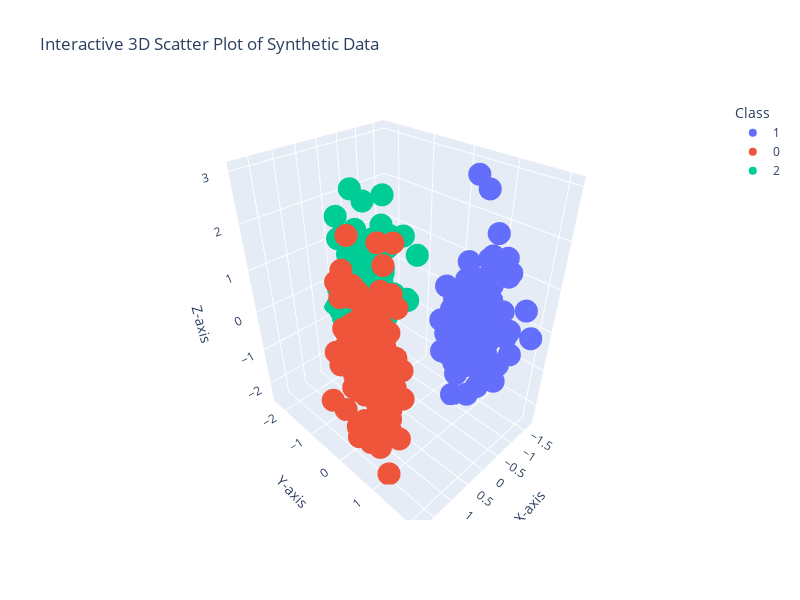

Notebook code for this chart:
### Code cell
# Interactive 3D scatter plot with Plotly
distance = 10
n_clusters = 3
n_features = 3
n_shared_features = 0
n_high_noise_features = 1
samples_per_cluster = 100
standardize = True
seed = 2
std = [1, 1, 100]
X, y, centers = generate_simplex_data(
    n_clusters=n_clusters,
    n_features=n_features,
    n_shared_features=n_shared_features,
    distance=distance,
    seed=seed,
    std=std,
    standardize=standardize,
    samples_per_cluster=samples_per_cluster,
)
# X = (X - X.mean(axis=0)) / X.std(axis=0)
# Use the same data from the previous cell
fig = px.scatter_3d(
    x=X[:, 0],
    y=X[:, 1],
    z=X[:, 2],
    color=y.astype(str),
    title="Interactive 3D Scatter Plot of Synthetic Data",
    labels={"x": "X-axis", "y": "Y-axis", "z": "Z-axis", "color": "Class"},
)

# Customize the layout
fig.update_layout(scene=dict(xaxis_title="X-axis", yaxis_title="Y-axis", zaxis_title="Z-axis"), width=800, height=600)

# Show the interactive plot
fig.show()
